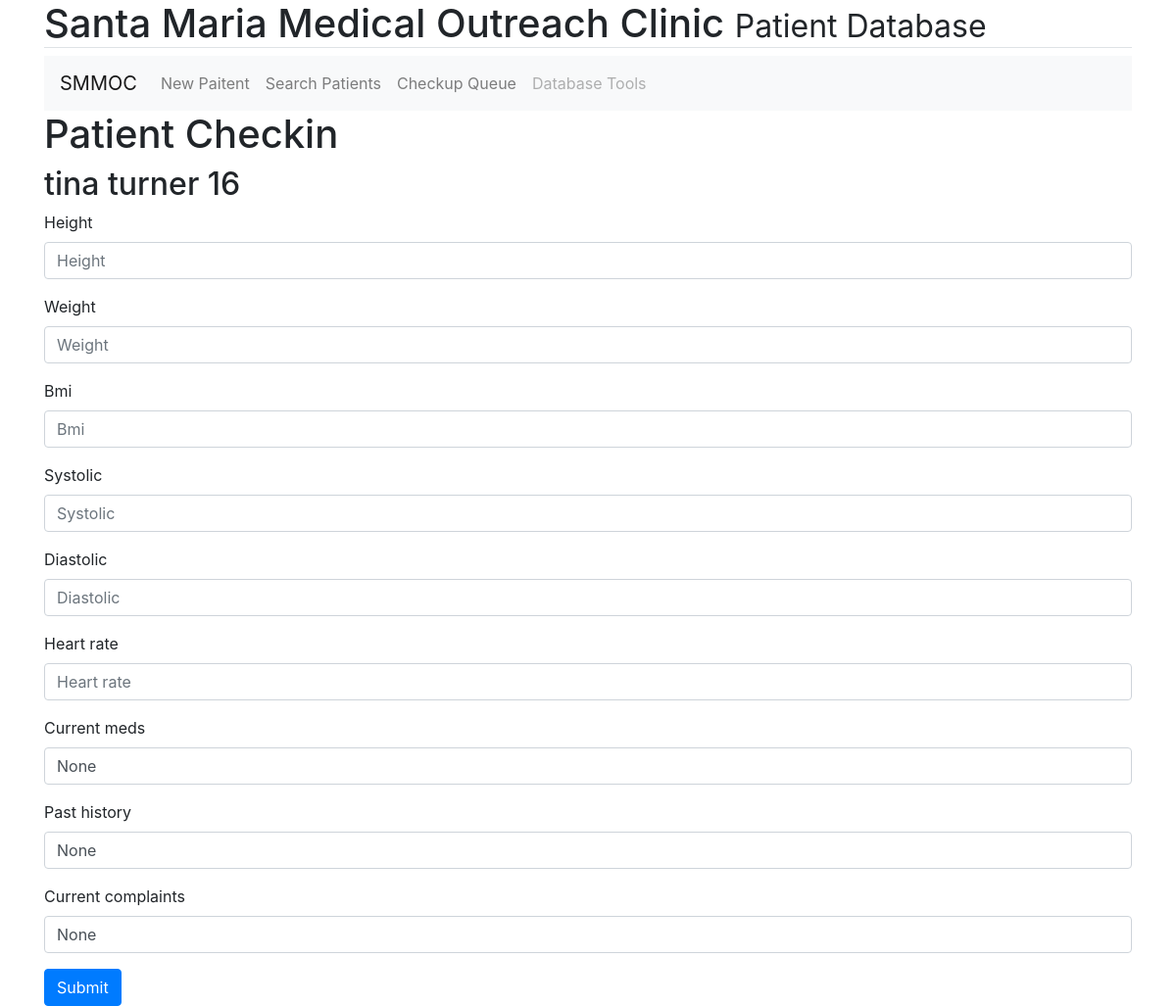
Page /checkin/16/ on the committed database.
### patientRecords/models.py (models this page shows, shortened)
class PatientInfo(models.Model):
    first_name = models.CharField(max_length=100)
    nickname = models.CharField(max_length=100, blank=True)
    last_name = models.CharField(max_length=100)
    date_of_birth = models.DateField(auto_now=False, auto_now_add=False)
    school_grade = models.CharField(max_length=15, blank=True)
    MALE = 'Male'
    FEMALE = 'Female'
    NEITHER = 'Neither'
    SEX_CHOICES =(
        (MALE, 'Male'),
        (FEMALE, 'Female'),
        (NEITHER,'Neither'),
    )
    sex = models.CharField(max_length=7, choices=SEX_CHOICES, default=NEITHER)
    SANTA_MARIA = 'Santa Maria'
    SAN_JOSE = 'San Jose'
    PREPA = 'Prepa'
    NONE = 'None'
    SCHOOL_CHOICES=(
        (SANTA_MARIA, 'Santa Maria'),
        (SAN_JOSE, 'San Jose'),
        (PREPA, 'Prepa'),
        (NONE, 'None')
    )
    school = models.CharField(max_length=20, choices=SCHOOL_CHOICES, default=NONE)

### patientRecords/views.py (the view)
# urls.py: path('checkin/<int:patient_id>/', views.Checkin, name="checkin"),
def Checkin(request, patient_id):
        patient = get_object_or_404(PatientInfo, pk=patient_id)
        form = forms.CheckinForm()
        return render(request, 'patientRecords/checkin.html', {'patient': patient, 'form':form})

### patientRecords/forms.py
class CheckinForm(forms.ModelForm):
    class Meta:
        model = models.CheckIn
        fields = ['height', 'weight', 'bmi', 'systolic', 'diastolic',
            'heart_rate', 'current_meds', 'past_history', 'current_complaints']

### patientRecords/templates/patientRecords/checkin.html (shortened to what this page needs)
{% extends 'base_layout.html' %}
{% load bootstrap4 %}
{% block content %}
<div class="container">
  <h1>Patient Checkin</h1>
  <h2>{{patient.first_name}} {{patient.last_name}} {{patient.id}}</h2>
</div>
<div class="container">
  <form  action="{% url 'patientRecords:checkinsubmit' %}" method="POST" class="form">
    {% bootstrap_form form %}
    {% buttons %}
        <button type="submit" class="btn btn-primary">Submit</button>
    {% endbuttons %}
  </form>
</div>
{% endblock %}

### rows in the picture
PatientInfo: first_name "tina", last_name "turner", id "16"
